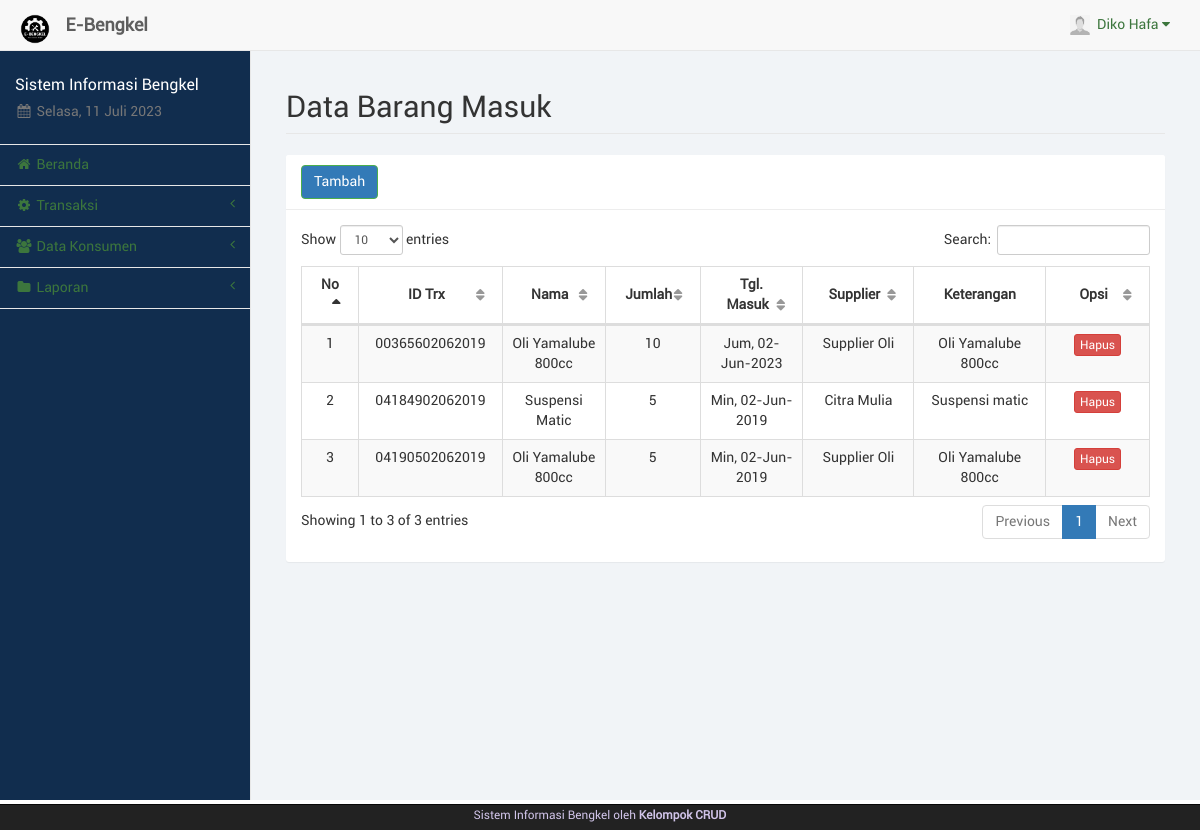
Before: /kasir/trxbarang.php (signed in) with the older database file.
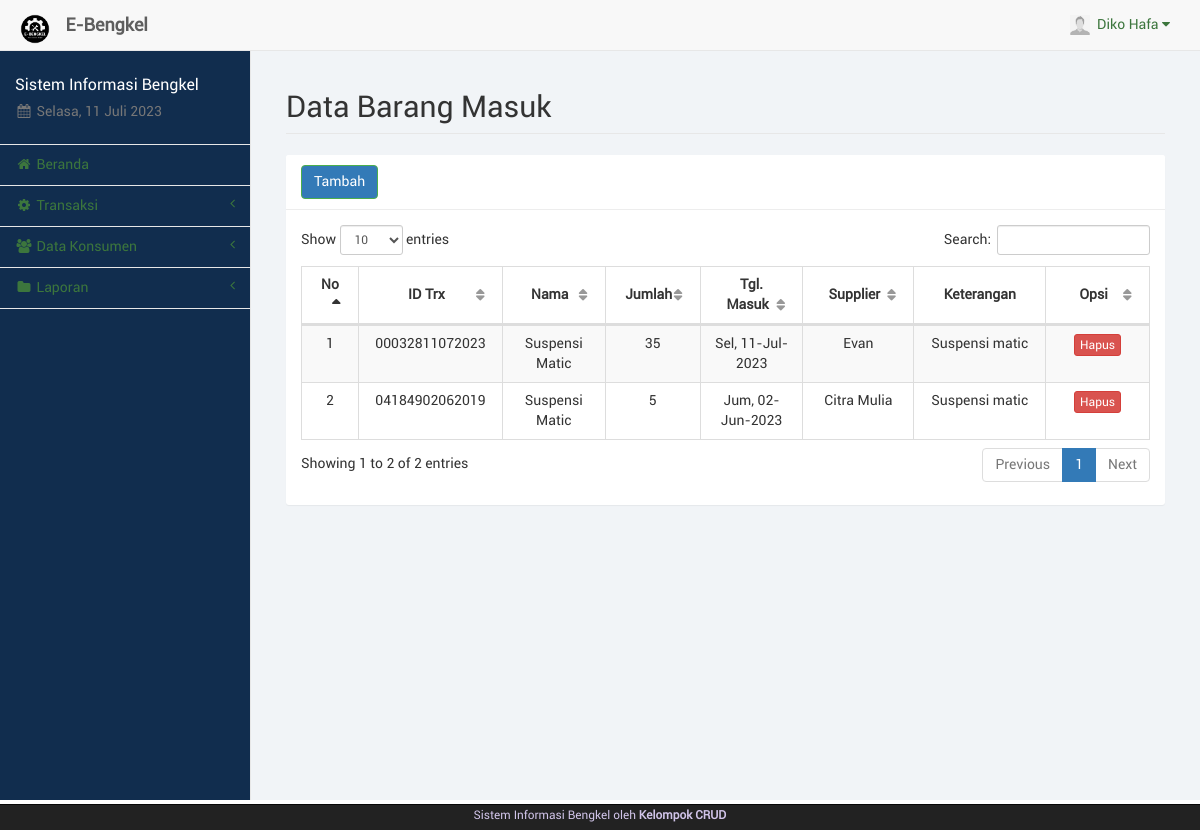
After: the same page with the newer database file.
### tables this page shows
CREATE TABLE `trxbarang` (
  `id_trxbrg` varchar(20) NOT NULL,
  `tgl_trxbrg` date NOT NULL,
  `id_brg` int(11) NOT NULL,
  `id_spl` int(11) NOT NULL,
  `jml_brg` int(11) NOT NULL,
  `ket_trxbrg` text NOT NULL
);

CREATE TABLE `barangjasa` (
  `id_brg` int(11) NOT NULL,
  `nama` varchar(100) NOT NULL,
  `jenis` varchar(20) NOT NULL,
  `stok` varchar(10) NOT NULL,
  `harga` varchar(20) NOT NULL,
  `keterangan` text NOT NULL,
  `id_adm` int(11) NOT NULL
);

CREATE TABLE `supplier` (
  `id_spl` int(11) NOT NULL,
  `nama_spl` varchar(50) NOT NULL,
  `telp_spl` varchar(20) NOT NULL,
  `alamat_spl` text NOT NULL
);

### kasir/dist/function/format_tanggal.php (called while the page is built, shortened)
<?php
	function format_tanggal($tgl) {
		$blns = array("", "Jan", "Feb", "Mar", "Apr", "Mei", "Jun", "Jul", "Ags", "Sep", "Okt", "Nov", "Des");
		$hrs = array("Min", "Sen", "Sel", "Rab", "Kam", "Jum", "Sab");
		$tgls = getdate(strtotime($tgl));
		$hr = (strlen($tgls['mday']) == 1 ? "0". $tgls['mday'] : $tgls['mday']);
		$tanggal = $hrs[$tgls['wday']] .", ". $hr ."-". $blns[$tgls['mon']] ."-". $tgls['year'];
		return $tanggal;
	}
?>

### kasir/trxbarang.php (the view, shortened to what this page needs)
<?php
	include("sess_check.php");
	include("layout_top.php");
	include("dist/function/format_tanggal.php");
?>
		<div id="page-wrapper">
            <div class="container-fluid">
                <div class="row">
                    <div class="col-lg-12">
                        <h1 class="page-header">Data Barang Masuk</h1>
                    </div>
                </div>
				<div class="row">
					<div class="col-lg-12"><?php include("layout_alert.php"); ?></div>
				</div>
				<div class="row">
					<div class="col-lg-12">
						<div class="panel panel-default">
							<div class="panel-heading">
								<a href="trxbarang_tambah.php" class="btn btn-success">Tambah</a>
							</div>
							<div class="panel-body">
								<table class="table table-striped table-bordered table-hover" id="tabel-data">
									<thead>
										<tr>
											<th width="1%">No</th>
											<th width="10%">ID Trx</th>
											<th width="10%">Nama</th>
											<th width="5%">Jumlah</th>
											<th width="10%">Tgl. Masuk</th>
											<th width="10%">Supplier</th>
											<th width="10%">Keterangan</th>
											<th width="10%">Opsi</th>
										</tr>
									</thead>
									<tbody>
										<?php
											$i = 1;
											$sql = "SELECT trxbarang.*, barangjasa.*, supplier.* FROM trxbarang, barangjasa, supplier WHERE
													trxbarang.id_brg=barangjasa.id_brg AND trxbarang.id_spl=supplier.id_spl ORDER BY trxbarang.tgl_trxbrg DESC";
											$ress = mysqli_query($conn, $sql);
											while($data = mysqli_fetch_array($ress)) {
												echo '<tr>';
												echo '<td class="text-center">'. $i .'</td>';
												echo '<td class="text-center">'. $data['id_trxbrg'] .'</td>';
												echo '<td class="text-center">'. $data['nama'] .'</td>';
												echo '<td class="text-center">'. $data['jml_brg'] .'</td>';
												echo '<td class="text-center">'. format_tanggal($data['tgl_trxbrg']) .'</td>';
												echo '<td class="text-center">'. $data['nama_spl'] .'</td>';
												echo '<td class="text-center">'. $data['keterangan'] .'</td>';
												echo '<td class="text-center">';?>
													  <a href="trxbarang_hapus.php?trx=<?php echo $data['id_trxbrg'];?>" onclick="return confirm('Apakah anda yakin akan menghapus <?php echo $data['id_trxbrg'];?>?');" class="btn btn-danger btn-xs">Hapus</a></td>
												<?php
												echo '</tr>';
												$i++;
											}
										?>
									</tbody>
								</table>
							</div>
						</div>
					</div>
				</div>
            </div>
        </div>
<?php
	include("layout_bottom.php");
?>

Changed rows visible on the page:
no longer on this page (row unchanged): trxbarang: id_trxbrg "00365602062019", id_brg.nama "Oli Yamalube 800cc", jml_brg "10", tgl_trxbrg "Jum, 02-Jun-2023", id_spl.nama_spl "Supplier Oli", id_brg.keterangan "Oli Yamalube 800cc"
no longer on this page (row edited): trxbarang: id_trxbrg "04190502062019", id_brg.nama "Oli Yamalube 800cc", jml_brg "5", tgl_trxbrg "Min, 02-Jun-2019", id_spl.nama_spl "Supplier Oli", id_brg.keterangan "Oli Yamalube 800cc"
added trxbarang: id_trxbrg "00032811072023", id_brg.nama "Suspensi Matic", jml_brg "35", tgl_trxbrg "Sel, 11-Jul-2023", id_spl.nama_spl "Evan", id_brg.keterangan "Suspensi matic"
changed trxbarang "Citra Mulia": tgl_trxbrg "Min, 02-Jun-2019" → "Jum, 02-Jun-2023"
Other visible differences:
text written by a page script: "Show entries Search: Showing 1 to 3 of 3 entries Previous 1 Next" → "Show entries Search: Showing 1 to 2 of 2 entries Previous 1 Next"
